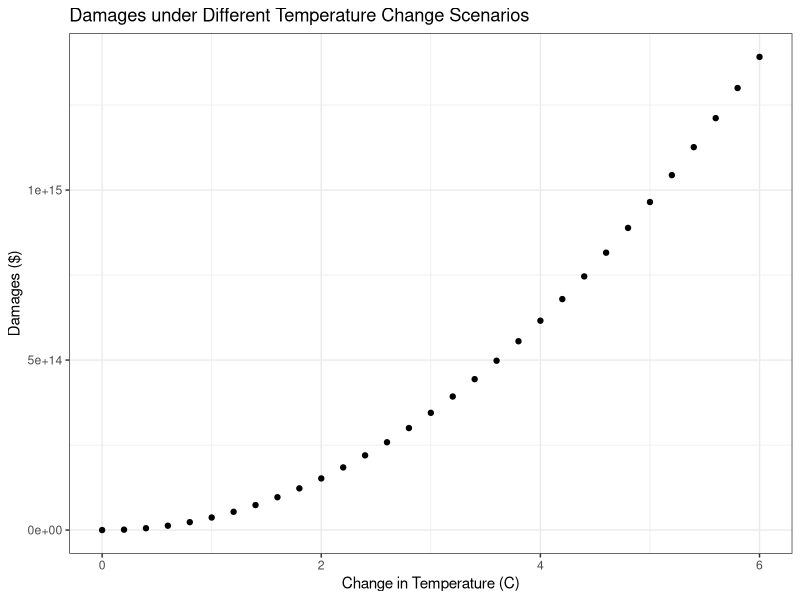
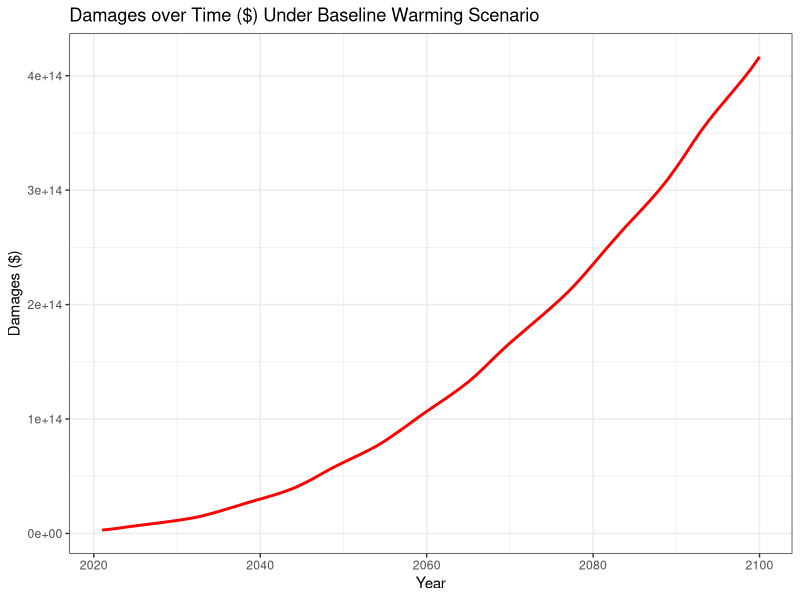
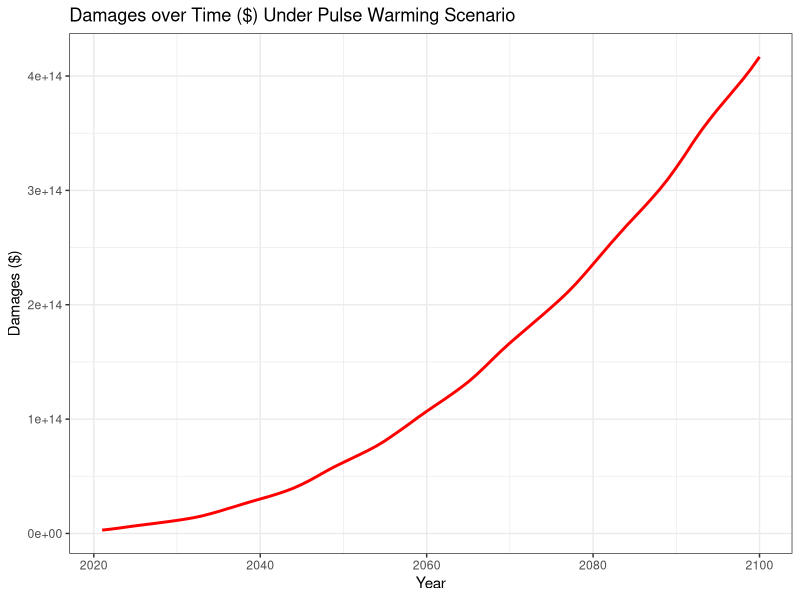
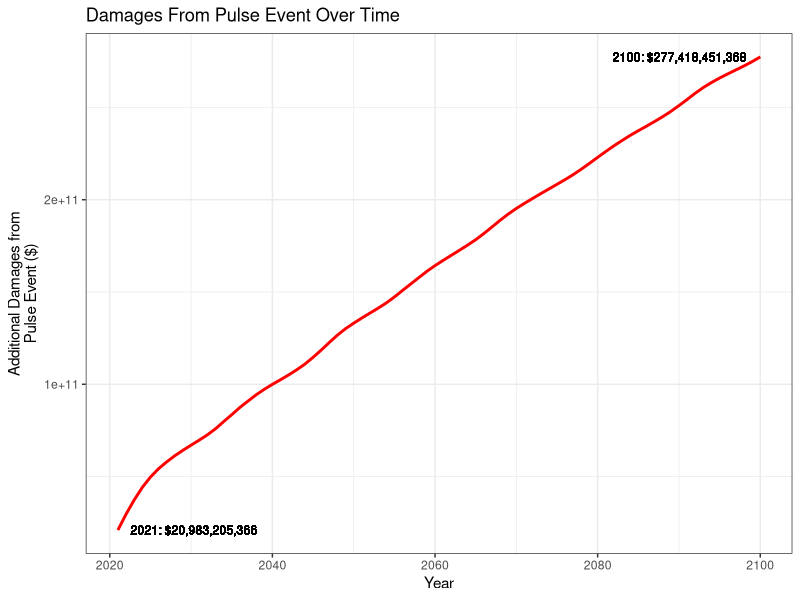
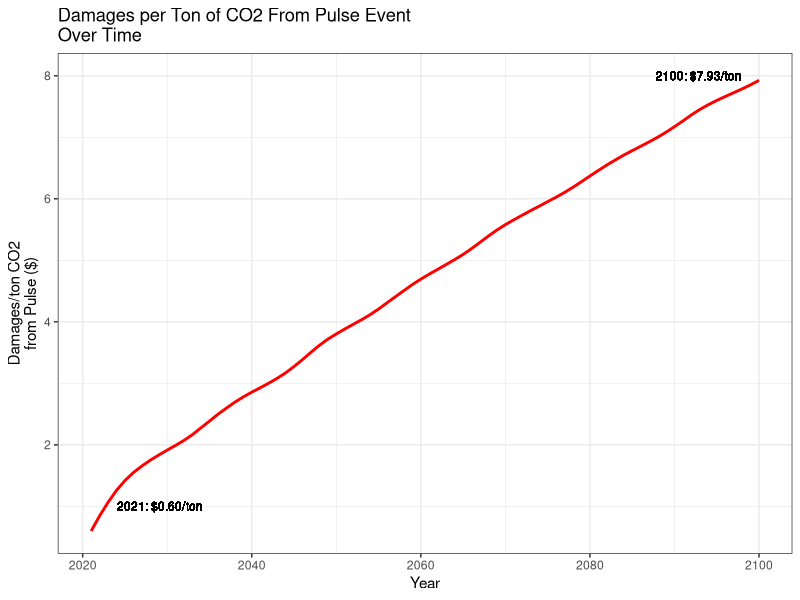
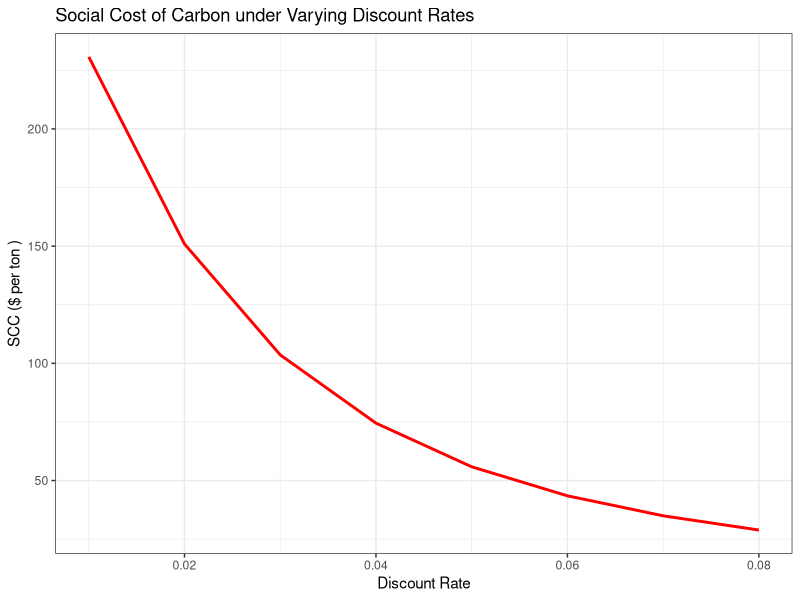

Here is the R script that generated these plots, in order:
## ---- chunk 1
#| message: false
#| warning: false
rm(list = ls())
library(tidyverse)
library(pracma)
library(stats)
## ---- chunk 2
warming <- read.csv("data/warming.csv")
## ---- chunk 3

## Writing function to calculate the expected damages (for a given year) under different changes in temperature relative to pre-industrial period (deltaT's)
damage <- function(deltaT){
  damages = ((-2.05*10^(12))*deltaT + (3.9*10^(13))*(deltaT^2))
  return(tibble(dT = deltaT, damages=damages))
}
## Sequencing a range of deltaT values 
temp = seq(from=0,to=6, by=0.2)

## Testing it out an seeing if it does what I want. The value should be equivalent to 6th hard value term minus the first hard value term (deltaT = 1)
test <- damage(temp)
## Obtaining my calculation 
value_func = test[6,]$damages
## calculating it myself 
value_calc = ((-2.05*10^(12)) + (3.9*10^(13)))
## Subtracting the two to make sure their difference is zero
# value_func-value_calc ## Success

## Plotting damages over a range of deltaT values 
ggplot(test, aes(x = dT, y = damages)) + 
  geom_point() + 
  theme_bw() + 
  labs(x = "Change in Temperature (C)", y = "Damages ($)") + 
  ggtitle("Damages under Different Temperature Change Scenarios")
## ---- chunk 4
## Taking a brief look at the dataframe 
# head(warming)

## Modifying my above damage function to predict changes in each year under the baseli
damage_df <- function(df){ # Function takes df as an input
  year = df$year # Maintaining year from the dataframe so i dont have to cbind
  wbl = df$warming_baseline # Same with warming_baseline and warming_pulse
  wpl = df$warming_pulse
  
  
  damages_base = ((-2.05*10^(12))*df$warming_baseline + (3.9*10^(13))*(df$warming_baseline^2)) # Calculating damages under for each year, based off of the change from pre-industrial era (warming_baseline)
  damages_pulse = ((-2.05*10^(12))*df$warming_pulse + (3.9*10^(13))*(df$warming_pulse^2)) # Calculating the same thing as above but for the pulse change from pre-industrial era (warming_pulse)
  
  ## Then all of these are going back into a dataframe so I should have everything I need to answer questions 2.1 and 2.2
  return(tibble(year = year, warming_baseline = wbl, damages_base=damages_base, warming_pulse = wpl, damages_pulse = damages_pulse))
}
## Using my function on the warming df and storing the resulting df in test2
test2 = damage_df(warming)
## ---- chunk 5
## Just plotting damages over time without the pulse. Basic ggplot
ggplot(test2, aes(year, damages_base)) + 
  geom_line(linewidth = 1, color = "red") + 
  theme_bw() + 
  labs(x = "Year", y = "Damages ($)") + 
  ggtitle("Damages over Time ($) Under Baseline Warming Scenario")
## ---- chunk 6
## Doing the same thing as above but with the pulse 
ggplot(test2, aes(year, damages_pulse)) + 
  geom_line(linewidth = 1, color = "red") + 
  theme_bw() + 
  labs(x = "Year", y = "Damages ($)") + 
  ggtitle("Damages over Time ($) Under Pulse Warming Scenario")
## ---- chunk 7
## Creating a new column in my test2 df that is the difference between pulse and baseline damages.
test2$difference = test2$damages_pulse-test2$damages_base

# Wow its actually a pretty sizeable number 

## Plotting it over time 
ggplot(test2, aes(year, difference)) + 
  geom_line(linewidth = 1, color = "red") + 
  theme_bw() + 
  geom_text(aes(x = 2021, y = 20983205366), label = "2021: $20,983,205,366", size = 3, hjust = -0.1) + 
  geom_text(aes(x = 2100, y = 277418451368), label = "2100: $277,418,451,368", size = 3, hjust = 1.1) +
  labs(x = "Year", y = "Additional Damages from\nPulse Event ($)") + 
  ggtitle("Damages From Pulse Event Over Time")
## ---- chunk 8
## Creating a new column in my test2 dataframe that will be the difference divided by the total damages (35 billion tons)
test2$diff_per_ton = test2$difference/35000000000

## now plotting damages over time that arise from pulse per ton of CO2
ggplot(test2, aes(year, diff_per_ton)) + 
  geom_line(color="red", linewidth=1) + 
  geom_text(aes(x = 2021, y = 1), label = "2021: $0.60/ton", size = 3, hjust = -0.3) + 
  geom_text(aes(x = 2100, y = 8), hjust= 1.2, label = "2100: $7.93/ton", size = 3) +
  theme_bw() + 
  labs(x= "Year", y = "Damages/ton CO2\nfrom Pulse ($)") + 
  ggtitle("Damages per Ton of CO2 From Pulse Event\nOver Time")
## ---- chunk 9
## Writing a function to calculate the net present value at different discount rates, and allow me to change the number of years

pv_calc <- function(rate, time, damages){ 
  pv = damages/((1+rate)^time)
  return(pv)
}

## Testing my pv_calc on the test2 dataframe difference. This will also serve as a check to my pmapped values for SCC under different discount rates.
presentvalue <- test2 %>% 
  mutate(pv = pv_calc(rate=0.02, damages=diff_per_ton, time=year-2021))

## summing it up, After coming back to this dataframe I checked that the SCC for this scenario under dr=2%, that it is the same as the one I calculated using pmap. Moving onwards
scc_simplecase = presentvalue %>% 
  mutate(SCC = sum(pv, na.rm = TRUE))

####### This code came from Mauricio's Week 8 Section code example ##########

## Sequencing discount rates to calculate over. Sequencing by 0.01 to get a smoother plot 
r <- seq(from=.01, to = .08, by = 0.01)

## Setting list of parameter values for pmap to use 
parms <- list(r = r, damages=list(presentvalue$diff_per_ton), time = list(presentvalue$year-2021))

## Using pmap to run my function over different discount rates using the difference 
presentvalue_variable_discount <- pmap(parms, ~ data.frame(r = ..1, pv = pv_calc(..1, ..3, ..2), year = presentvalue$year))

## Turning it into a dataframe 
presentvalue_variable_discount = bind_rows(presentvalue_variable_discount)

## Summing npv over different discount rates to get the SCC

scc = presentvalue_variable_discount %>% 
  group_by(r) %>% 
  dplyr::summarise(scc = sum(pv, na.rm = TRUE))

## Calculating present value using function with sequenced r's as discount rates (in units of %) and year 79 as the year 2100

## Plotting 
ggplot(scc) + 
  geom_line( aes(x = r, y = scc), color = "red", linewidth = 1) + 
  theme_bw() +
  labs(x = "Discount Rate", y = "SCC ($ per ton )") + 
  ggtitle("Social Cost of Carbon under Varying Discount Rates ")
## ---- chunk 10
#| message: false
## Since Policy A and Policy B have unique damage functions that are different from above, I will need to re-write the damage function so as to account for them, and additionally calculate the NPV from each

utility <- function(df, pvfunction){

  ### Calculating damages under for each year, based off of the change from pre-industrial era for policy A optinos (0.5 probability for each)
  ## First option (a1)
  damages_a1 = (-2.05*10^(12))*df$warming_baseline + (3.9*10^(13))*(df$warming_baseline^2) 
  
  ## Second option (a2)
  damages_a2 = ((-2.05*10^(12))*(1.5*df$warming_baseline) + (3.9*10^(13))*((1.5*df$warming_baseline)^2))
  
  ### Calculating damages for each year based off change for Policy B 
  ## If the year is below or equal to 2050
  damages_b = ifelse(df$year <= 2050,
        ## Then the warming continues as it would in the baseline 
        (-2.05*10^(12))*df$warming_baseline+(3.9*10^(13))*(df$warming_baseline^2),
        ## Once it hits 2050 it will stabilize and stay that way forever
                     (-2.05*10^(12))*1.29 + (3.9*10^(13))*(1.29^2)) 
        

  ### Calculating net present values of either policy
  ## A1
  pv_a1 = pvfunction(rate=0.02, damages=damages_a1, time=df$year-2021)
  ## Sum it 
  npv_a1 = sum(pv_a1
               )
  ## A2
  pv_a2 = pvfunction(rate=0.02, damages=damages_a2, time=df$year-2021)
  ## Sum it 
  npv_a2 = sum(pv_a2
               )
  ## B
  pv_b = pvfunction(rate=0.02, damages=damages_b, time=df$year-2021)
  ## Sum it 
  npv_b = sum(pv_b
              )
  ## Calculating the expected present value considering the probability of either circumstance in Policy A
  Epva = (0.5 * npv_a1) + (0.5 * npv_a2) 
  
  ## Calculating the expected value of Policy B, with certainty
  Epvb = 1 * npv_b 
  
  return(tibble(pva = Epva, pvb = Epvb))
}


## Throw it in a dataframe 
test4 <- utility(df=warming, pvfunction=pv_calc)

## Renaming columns for Kable output
colnames(test4) = c("Policy A", "Policy B")

## Throwing it into a kable to make it pretty 
knitr::kable(test4, align = "c", caption = "Expected Present Damage Value of Each Policy ($)")

## ---- chunk 11
Evpa = test4$`Policy A`
Evpb = test4$`Policy B`

X = Evpa - Evpb
# X 

cat("\'X\' could be up to $", X, "for it to still make economic\nsense to pursue Policy B instead of Policy A")
